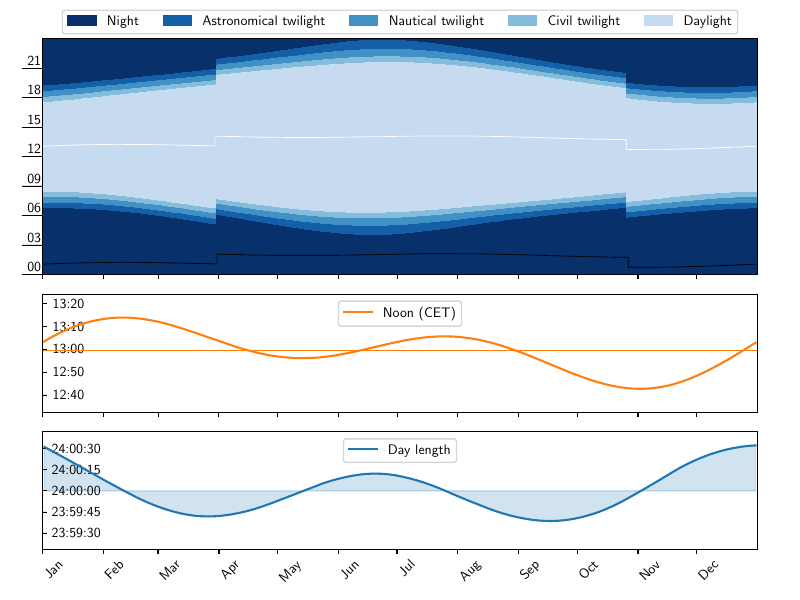

Reproduce this figure in Python.
import locale
import datetime
import numpy as np
import pandas as pd
import matplotlib.pyplot as plt
import matplotlib.dates as mdates
import matplotlib.ticker as ticker
from matplotlib.collections import LineCollection
from matplotlib.colors import Normalize
from matplotlib.patches import Patch
from scipy.interpolate import UnivariateSpline


def to_num(t):
    return t.dt.hour * 60 + t.dt.minute


def load_data(filename):
    df = pd.read_csv(filename, sep=" ", skipinitialspace=True, index_col=False)
    days = df["day"].astype(int)
    months = df["month"].astype(int)
    year = 2025

    df["date"] = pd.to_datetime(
        {"year": year, "month": months, "day": days}, format="%Y-%m-%d"
    )

    df.drop(columns=["day", "month"], inplace=True)
    df["sunrise"] = to_num(pd.to_datetime(df["sunrise"], format="%Hh%M"))
    df["sunset"] = to_num(pd.to_datetime(df["sunset"], format="%Hh%M"))
    df["noon"] = to_num(pd.to_datetime(df["noon"], format="%Hh%M"))
    df["astr_start"] = to_num(pd.to_datetime(df["astr_start"], format="%Hh%M"))
    df["astr_end"] = to_num(pd.to_datetime(df["astr_end"], format="%Hh%M"))
    df["naut_start"] = to_num(pd.to_datetime(df["naut_start"], format="%Hh%M"))
    df["naut_end"] = to_num(pd.to_datetime(df["naut_end"], format="%Hh%M"))
    df["civ_start"] = to_num(pd.to_datetime(df["civ_start"], format="%Hh%M"))
    df["civ_end"] = to_num(pd.to_datetime(df["civ_end"], format="%Hh%M"))

    df["sunrise_angle"] = df["sunrise_angle"].astype(float)
    df["sunset_angle"] = df["sunset_angle"].astype(float)
    df["noon_angle"] = df["noon_angle"].astype(float)
    df["sun_distance"] = df["sun_distance"].astype(float)

    df2 = df.loc[df.index.repeat(2)].reset_index(drop=True)
    df2.loc[df2.index[:-1], "date"] = df2["date"].iloc[1:].values
    df2.loc[df2.index[-1], "date"] += datetime.timedelta(days=1)

    return df, df2


def format_hour(x, pos):
    h = int(x) // 60
    # m = int(x) % 60
    return f"{h:02d}"


def format_minutes(x, pos):
    h = int(x) // 60
    m = int(x) % 60
    return f"{h:02d}:{m:02d}"


def format_shift(x, pos):
    y = abs(x)
    h = int(y) // 60
    m = int(y) % 60
    if x < 0:
        if h == 0:
            return f"-{y:.0f}m"
        elif m == 0:
            return f"-{h:d}h"
        else:
            return f"-{h:d}:{m:02d}"
    elif x > 0:
        if h == 0:
            return f"+{y:.0f}m"
        elif m == 0:
            return f"+{h:d}h"
        else:
            return f"+{h:d}:{m:02d}"
    else:
        return ""


def format_seconds(x, pos):
    h = int(x) // 60
    m = int(x) % 60
    s = int(x * 60) % 60
    return f"{h:02d}:{m:02d}:{s:02d}"


def set_ax_y(ax):
    ax.tick_params(axis="y", length=15, width=0.5, direction="out", pad=-14)
    for label in ax.get_yticklabels():
        label.set_va("bottom")
    ax.yaxis.set_major_locator(ticker.MultipleLocator(180))
    ax.yaxis.set_major_formatter(ticker.FuncFormatter(format_hour))
    ax.set_ylim(0, 23.99999 * 60)
    return


def set_ax_x(ax):
    ax.tick_params(axis="x", length=3, width=1, direction="out")
    # ax.xaxis.set_major_locator(mdates.MonthLocator())
    ax.xaxis.set_major_formatter(mdates.DateFormatter("%b"))
    for label in ax.get_xticklabels():
        label.set_ha("left")
        label.set_rotation(45)
    return


def plot_sun_graph(df, df2):
    fig, axs = plt.subplots(
        3,
        1,
        figsize=(8, 6),
        sharex=True,
        gridspec_kw={"height_ratios": [2.0, 1, 1]},
    )
    # locale.setlocale(locale.LC_TIME, "fr_FR.UTF-8")

    colors = plt.get_cmap("Blues")(np.linspace(0.25, 1, 5))
    colors = [(r, g, b, a) for r, g, b, a in colors]
    # colors = [
    #     "#2F454DFF",
    #     "#586A70FF",
    #     "#6F8F9AFF",
    #     "#96BBC9FF",
    #     "#B0DAE8FF",
    # ]

    shifts = [0, 88, 298, len(df)]
    shift1 = datetime.datetime(2025, 3, 30)
    shift2 = datetime.datetime(2025, 10, 26)
    t0 = 0
    t1 = df["astr_start"]
    t2 = df["naut_start"]
    t3 = df["civ_start"]
    t4 = df["sunrise"]
    t5 = df["sunset"]
    t6 = df["civ_end"]
    t7 = df["naut_end"]
    t8 = df["astr_end"]
    t9 = 24 * 60
    x = df["date"]

    ax = axs[0]
    ax.fill_between(x, t0, t1, color=colors[4], label="Night")
    ax.fill_between(x, t1, t2, color=colors[3], label="Astronomical twilight")
    ax.fill_between(x, t2, t3, color=colors[2], label="Nautical twilight")
    ax.fill_between(x, t3, t4, color=colors[1], label="Civil twilight")
    ax.fill_between(x, t4, t5, color=colors[0], label="Daylight")
    ax.fill_between(x, t5, t6, color=colors[1])
    ax.fill_between(x, t6, t7, color=colors[2])
    ax.fill_between(x, t7, t8, color=colors[3])
    ax.fill_between(x, t8, t9, color=colors[4])

    tu = np.array(t4[2:]) + 24 * 60
    td = np.array(t5[:-2])
    midnight = (tu + td) / 2.0 - 24 * 60
    midnight[[174, 175]] -= 30
    midnight[[594, 595]] += 30

    ax.plot(x, (t4 + t5) * 0.5, color="white", lw=0.5)  # , label="Noon")
    ax.plot(x[2:], midnight, color="k", lw=0.5)  # , label="Midnight")

    # ax.axvline(shift1, color='C2', lw=2.5, ls='-')
    # ax.axvline(shift2, color='C2', lw=2.5, ls='-')

    set_ax_x(axs[-1])
    set_ax_y(ax)
    ax.legend(
        loc="upper center",
        bbox_to_anchor=(0.5, +1.15),
        ncol=5,
        columnspacing=1.75,
    )
    ax.set_xlim(
        datetime.datetime(2025, 1, 1, 0, 0, 0),
        datetime.datetime(2025, 12, 31, 23, 59, 59),
    )

    s1, s2 = 88, 298
    noon = (df2["sunrise"] + df2["sunset"]) / 2.0
    noon[s1:s2] -= 60
    spline = UnivariateSpline(np.arange(365), noon, s=15.0)
    noon_smooth = spline(np.arange(365))
    length = np.diff(noon_smooth) + 24 * 60

    ax = axs[1]
    mean_noon = np.mean(noon_smooth)
    ax.axhline(mean_noon, color="C1", lw=0.5)
    ax.plot(df2["date"], noon_smooth, color="C1", lw=1.5, label="Noon (CET)")
    ax.set_ylim(noon.min() - 10, noon.max() + 10)
    ax.tick_params(axis="y", length=3, width=0.5, direction="in", pad=-30)
    ax.yaxis.set_major_formatter(ticker.FuncFormatter(format_minutes))
    ax.yaxis.set_major_locator(ticker.MultipleLocator(10))
    # ax.set_ylabel("Noon time", color="C1")
    ax.legend(loc="upper center")

    ax = axs[2]
    x = df2["date"][:-1] + datetime.timedelta(days=1)
    ax.plot(x, length, color="C0", lw=1.5, label="Day length")
    ax.fill_between(x, length, 24 * 60, color="C0", alpha=0.2)

    ax.set_ylim(24 * 60 - 0.70, 24 * 60 + 0.70)
    ax.tick_params(axis="y", length=3, width=0.5, direction="in", pad=-42)
    ax.yaxis.set_major_formatter(ticker.FuncFormatter(format_seconds))
    ax.yaxis.set_major_locator(ticker.MultipleLocator(0.25))
    # ax.set_ylabel("Day length", color="C0")
    ax.legend(loc="upper center")

    fig.tight_layout()
    # fig.savefig("./Analemma/sun_graph.pdf")
    return


def plot_noon_tilt():
    D = 86400.0
    N = 365
    N_Om = 2.0 * np.pi / D
    Om = N_Om / N

    def f_df(t, cc):
        tmp1 = np.sin(N_Om * t)
        tmp2 = 1.0 - cc * np.cos(Om * t) ** 2
        tmp3 = 0.5 * cc * np.cos(N_Om * t)
        tmp4 = np.sin(2.0 * Om * t)

        tmp5 = np.cos(N_Om * t) * N_Om
        tmp6 = cc * Om * np.sin(2 * Om * t)
        tmp7 = -0.5 * cc * np.sin(N_Om * t) * N_Om
        tmp8 = 2 * Om * np.cos(2 * Om * t)

        f = tmp1 * tmp2 - tmp3 * tmp4
        df = tmp5 * tmp2 + tmp1 * tmp6 - (tmp3 * tmp8 + tmp4 * tmp7)
        return -f / df

    x = np.linspace(0, 365, 366)
    t_plot = datetime.datetime(2024, 12, 21) + pd.to_timedelta(x, unit="D")

    fig, axs = plt.subplots(2, 1, figsize=(8, 5), sharex="all")
    # locale.setlocale(locale.LC_TIME, "fr_FR.UTF-8")
    set_ax_x(axs[0])
    set_ax_x(axs[1])
    colors = plt.get_cmap("Blues")(np.linspace(0.35, 1, 3))
    c3, c2, c1 = [(r, g, b, a) for r, g, b, a in colors]
    for ax in axs:
        ax.set_xlim(
            datetime.datetime(2024, 12, 21, 0, 0, 0),
            datetime.datetime(2025, 12, 20, 23, 59, 59),
        )

    epsilons = [23.44, 80.0]
    for ax, eps in zip(axs, epsilons):
        c = 1 - np.cos(np.deg2rad(eps))
        y_zero = x * D + D / 2.0
        y = y_zero.copy()
        for it in range(10):
            delta = f_df(y, c)
            y += delta
            print(f"{np.amax(np.abs(delta)):.5e}")
        s = y - y_zero
        num = np.sin(4 * np.pi * (x + 0.5) / N)
        den = 1 - c * np.cos(2 * np.pi * (x + 0.5) / N) ** 2
        approx1 = D / (2.0 * np.pi) * np.arctan(c / 2.0 * num / den)
        approx2 = D / (2.0 * np.pi) * c / 2.0 * num / den
        approx3 = D / (2.0 * np.pi) * c / 2.0 * num
        ax.axhline(0, color="k", ls="-", lw=0.5, alpha=0.25)
        ax.plot(t_plot, s / 60.0, "C1", lw=2.5, label="True solution")
        ax.plot(
            t_plot, approx1 / 60.0, "-", lw=0.75, label="Approx. 1", color=c1
        )
        ax.plot(
            t_plot, approx2 / 60.0, "-", lw=0.75, label="Approx. 2", color=c2
        )
        ax.plot(
            t_plot, approx3 / 60.0, "-", lw=0.75, label="Approx. 3", color=c3
        )
        ax.yaxis.set_major_formatter(ticker.FuncFormatter(format_shift))

    axs[0].yaxis.set_major_locator(ticker.MultipleLocator(5))
    axs[1].yaxis.set_major_locator(ticker.MultipleLocator(60))
    axs[0].legend(loc="upper right")
    axs[0].set_ylabel(r"$\epsilon=23.44^\circ$ (Earth)")
    axs[1].set_ylabel(r"$\epsilon=85^\circ$")
    fig.tight_layout()
    # fig.savefig("./Analemma/noon_computed.pdf")
    return


def plot_analemma():
    fig, ax = plt.subplots(figsize=(8, 6))
    ax.set_aspect("equal")
    ax.set_xlim(-1.2, 1.2)
    ax.set_ylim(-1.2, 1.2)

    # Plot the analemma
    n = 2000
    e = [15, 23.44, 50, 85, 120]
    t = np.linspace(0, 2 * np.pi, n)
    t += 12.0 / 365.0
    t_labels = np.array([1, 1, 1, 1, 1, 1, 1, 1]) * 989

    n_colors = 12
    bins = np.linspace(t.min(), t.max(), n_colors + 1)
    color_indices = np.digitize(t[:-1], bins)
    colors = plt.get_cmap("turbo")(np.linspace(0.0, 1.0, n_colors + 1)[:-1])
    # colors = np.r_[colors[::2], colors[1::2]]
    line_colors = [colors[i - 1] for i in color_indices]

    for i, (eps, tl) in enumerate(zip(e, t_labels)):
        eps = np.deg2rad(eps)
        x = -1 / 2 * (1 - np.cos(eps)) * np.sin(2 * t)
        y = -np.sin(eps) * np.cos(t)
        print(np.argmax(y))
        c = t
        color_indices = np.digitize(t[:-1], bins)
        c = [colors[i - 1] for i in color_indices]
        points = np.array([x, y]).T.reshape(-1, 1, 2)
        segments = np.concatenate([points[:-1], points[1:]], axis=1)
        # norm = Normalize(vmin=c.min(), vmax=c.max())
        # lc = LineCollection(segments, cmap="hsv", norm=norm)
        lc = LineCollection(segments, colors=line_colors)
        # lc.set_array(c)
        lc.set_linewidth(2)
        ax.add_collection(lc)
        print(x[tl], y[tl])
        ax.text(
            x[tl],
            y[tl] + 0.06,
            r"$\epsilon={:.0f}^\circ$".format(eps * 180 / np.pi),
            fontsize=12,
            ha="center",
            va="top",
        )

    Months = [
        "Jan",
        "Feb",
        "Mar",
        "Apr",
        "May",
        "Jun",
        "Jul",
        "Aug",
        "Sep",
        "Oct",
        "Nov",
        "Dec",
    ]
    legend_elements = [
        Patch(facecolor=colors[i], edgecolor="none", label=f"{Months[i]}")
        for i in range(n_colors)
    ]
    ax.legend(
        handles=legend_elements,
        loc="center right",
        ncols=1,
        labelspacing=1.0,
        bbox_to_anchor=(1.20, +0.5),
    )

    ax.set_aspect("equal")
    ax.text(0, +1.20, "Nord", ha="center", va="top", fontsize=12)
    ax.text(0, -1.20, "Sud", ha="center", va="bottom", fontsize=12)
    ax.text(+1.20, 0, "Ouest", ha="right", va="center", fontsize=12)
    ax.text(-1.20, 0, "Est", ha="left", va="center", fontsize=12)
    ax.plot([-1.0, -1.0], [+1.0, -1.0], color="k", lw=0.5, ls="-")
    ax.plot([-1.0, +1.0], [+1.0, +1.0], color="k", lw=0.5, ls="-")
    ax.plot([-1.0, +1.0], [-1.0, -1.0], color="k", lw=0.5, ls="-")
    ax.plot([+1.0, +1.0], [-1.0, +1.0], color="k", lw=0.5, ls="-")
    ax.axis("off")

    fig.tight_layout()
    fig.savefig("./Analemma/analemma_plot.pdf")
    return


if __name__ == "__main__":
    filename = "./Analemma/data_perdido.txt"
    df_one, df_dup = load_data(filename)
    plt.rcParams.update({"text.usetex": True})

    # plot_sun_graph(df_dup, df_one)
    # plot_noon_tilt()
    plot_analemma()

    plt.show()
